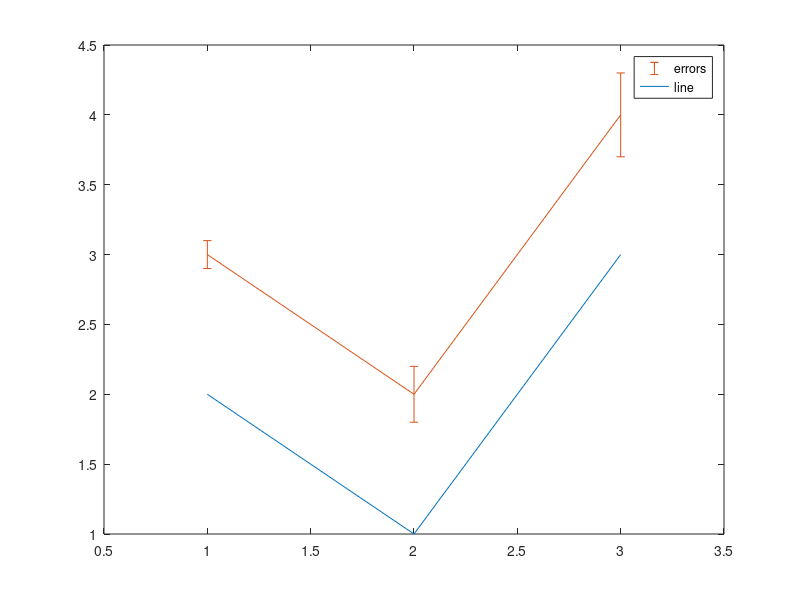
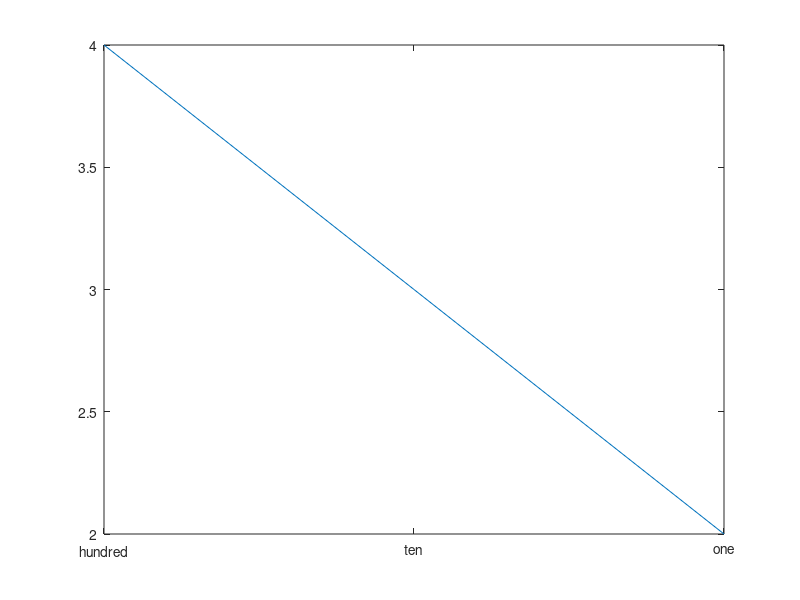
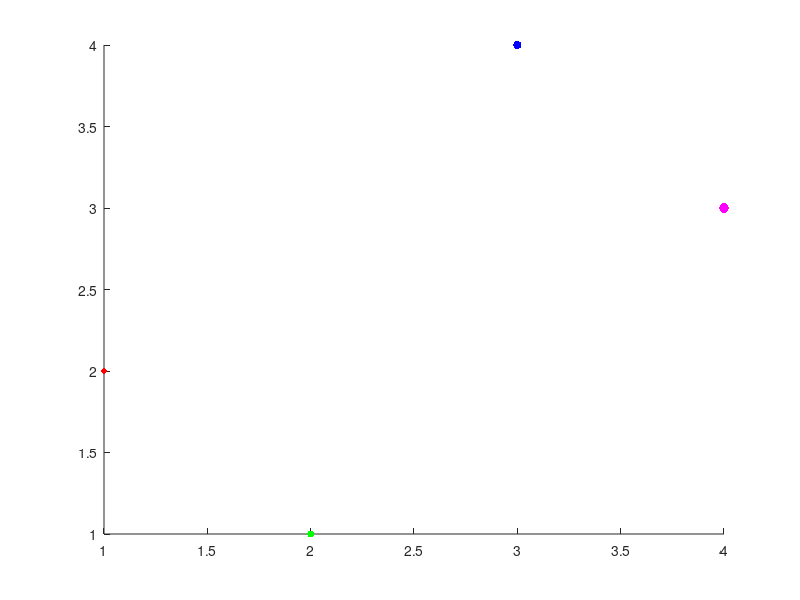
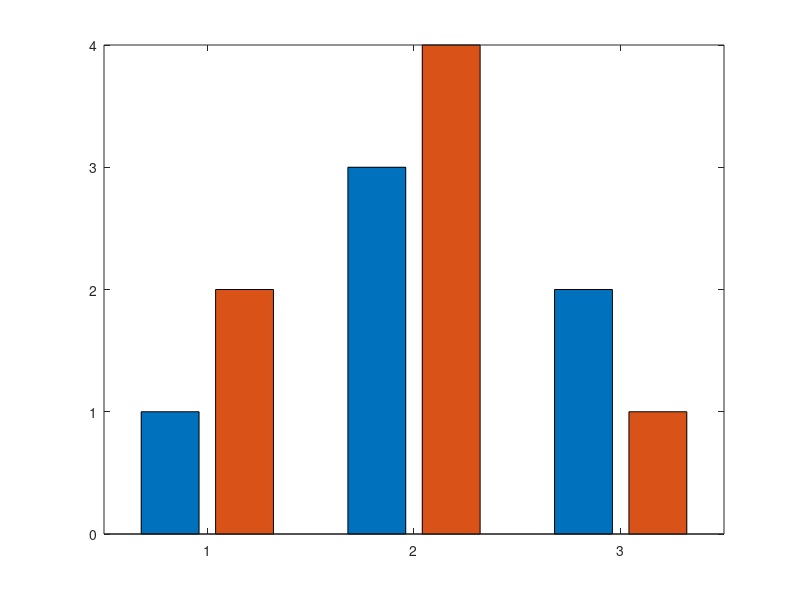

These charts were generated, in order, by the following MATLAB code: (Note: this script raises an error after producing the figures.)
function summary=runM72RuntimeCompatibilityTests(outputDirectory,compile)
%RUNM72RUNTIMECOMPATIBILITYTESTS Synthetic native/portable evidence, separately.
    root=fileparts(fileparts(mfilename('fullpath')));addpath(fullfile(root,'src'));
    if nargin<1,outputDirectory=fullfile(root,'.audit','m72-runtime');end
    if nargin<2,compile=false;end
    if exist(outputDirectory,'dir')~=7,mkdir(outputDirectory);end
    native=~exist('OCTAVE_VERSION','builtin');rows=cell(15,4);failures=0;
    for k=1:15
        layer='native-reader';detail='';
        try
            [f,ir,layer]=fixture(k);guard=onCleanup(@()close(f));
            m2t2.ir.validate(ir);canonical=m2t2.ir.toJson(ir);
            assert(strcmp(canonical,m2t2.ir.toJson(m2t2.ir.fromJson(canonical))));
            if strcmp(layer,'native-reader')
                assert(strcmp(canonical,m2t2.ir.toJson(m2t2.reader.readFigure(f))));
            end
            name=sprintf('R%02d',k);assets=[name '-assets'];
            plan=m2t2.render.makePgfplotsPlan(ir,true,m2t2.render.defaultConfig(),'hybrid',assets);
            replay=m2t2.render.makePgfplotsPlan(m2t2.ir.fromJson(canonical),true,m2t2.render.defaultConfig(),'hybrid',assets);
            assert(strcmp(plan.tex,replay.tex));
            m2t.internal.writeTextFile(fullfile(outputDirectory,[name '.json']),canonical);
            m2t.internal.writeTextFile(fullfile(outputDirectory,[name '.tex']),plan.tex);
            if compile
                folder=fullfile(outputDirectory,assets);if exist(folder,'dir')~=7,mkdir(folder);end
                for j=1:numel(plan.assets),m2t2.render.writePngAsset(plan.assets(j),fullfile(folder,plan.assets(j).filename));end
                pdf=fullfile(outputDirectory,[name '.pdf']);
                result=m2t.internal.compileLuaLatex(fullfile(outputDirectory,[name '.tex']),pdf,'lualatex');
                assert(result.success,['Compiler failed for ' name]);pdfResult=m2t.internal.validatePdf(pdf);assert(pdfResult.success);
                if k==14
                    result=m2t.export(f,fullfile(outputDirectory,'profile'),'Profile','publication','Overwrite',true);
                    assert(result.success&&result.profile.widthMillimeters==85);
                elseif k==15
                    entries=struct('figure',{f,f},'name',{'first','second'});
                    result=m2t.exportSet(entries,fullfile(outputDirectory,'set'),'Overwrite',true);
                    assert(result.success&&result.summary.succeeded==2);
                end
            end
            state='PASS';clear guard;
        catch err
            state='FAIL';failures=failures+1;detail=regexprep([err.identifier ' ' err.message],'[\r\n\t]+',' ');
        end
        rows(k,:)={sprintf('R%02d',k),state,layer,detail};
    end
    propertyAndTextTests(native);
    report=sprintf('case\tstatus\tevidence\tdetail\n');
    for k=1:15,report=[report sprintf('%s\t%s\t%s\t%s\n',rows{k,:})];end %#ok<AGROW>
    m2t.internal.writeTextFile(fullfile(outputDirectory,'runtime-results.tsv'),report);fprintf('%s',report);
    summary=struct('tests',15,'failures',failures,'compile',compile);
    assert(failures==0,'M7.2 runtime matrix failed.');fprintf('M72_RUNTIME_PASS: 15/15 compile=%d nativeMatlab=%d\n',compile,native);
    function [f,ir,layer]=fixture(k)
        f=figure('Visible','off','Color','w');a=axes('Parent',f,'Color','w');layer='native-reader';
        if ~native&&any(k==[5 6 7])
            layer='portable-only (native supported constructor unavailable)';
            if k==5
                s=m2t2.ir.makeBoxplotSeries();s.positions=1;s.lowerWhisker=0;s.q1=1;s.median=2;s.q3=3;s.upperWhisker=4;
                ax=m2t2.ir.makeAxes();ax.xlim=[0 2];ax.ylim=[0 4];ax.series={s};ir=m2t2.ir.makeFigure({ax});
            else
                names={'tiled-layout','dual-y'};
                ir=m2t2.ir.fromJson(fileread(fullfile(root,'test','fixtures','ir','compatibility',[names{k-5} '.json'])));
            end
            return;
        end
        switch k
            case 1
                h=plot(a,single([1 2 3]),single([2 1 3]));hold(a,'on');e=errorbar(a,1:3,[3 2 4],[.1 .2 .3]);
                legend(a,[e h],{'errors','line'});
            case 2
                plot(a,[1 10 100],[2 3 4]);set(a,'XScale','log','XDir','reverse','XTick',[1 10 100],'XTickLabel',{'one','ten','hundred'});
            case 3
                scatter(a,1:4,[2 1 4 3],[16 25 36 49],[1 0 0;0 1 0;0 0 1;1 0 1],'filled');
            case 4,bar(a,[1 2;3 4;2 1],'grouped');
            case 5,boxplot(a,[(1:20)';80],'PlotStyle','traditional','BoxStyle','filled','MedianStyle','line','Symbol','xk');
            case 6
                delete(a);t=tiledlayout(f,1,2);a=nexttile(t);plot(a,1:3);set(a,'Color','w');
                a=nexttile(t);plot(a,[3 1 2]);title(t,'Shared title');xlabel(t,'Shared X');
            case 7
                yyaxis(a,'left');plot(a,1:3,[1 2 3]);yyaxis(a,'right');plot(a,1:3,[10 20 30]);
            case 8,imagesc(a,uint16([0 2;3 1]));colorbar(a);
            case 9
                rgb=cat(3,uint8([255 0;0 255]),uint8([0 255;255 0]),zeros(2,'uint8'));
                alpha=[1 .5;.25 0];if native,alpha=single(alpha);end
                image('Parent',a,'CData',rgb,'AlphaData',alpha,'AlphaDataMapping','none');
            case 10
                plot(a,1:3);text(2,2,'note','Parent',a,'Color','k');xlabel(a,{'two','parts'});
                if native,annotation(f,'arrow',[.2 .4],[.3 .5],'Color','k');end
            case 11
                [x,y]=meshgrid(-1:1);surf(a,x,y,x.*y,'FaceColor','interp','EdgeColor','none');hold(a,'on');plot3(a,[-1 1],[0 0],[.5 .5]);
                if isprop(a,'SortMethod'),set(a,'SortMethod','childorder');end;view(a,30,25);
            case 12
                scatter3(a,[-.8 0 .8],[.4 -.4 .6],[-.5 .5 0],144,[.2 .4 .8],'filled');view(a,30,25);
            case 13
                delete(a);a=subplot(1,2,1,'Parent',f);plot(a,1:3);set(a,'Color','w');a=subplot(1,2,2,'Parent',f);bar(a,[1 2 3]);
            otherwise,plot(a,1:3,[2 1 3]);
        end
        set(a,'Color','w');drawnow;
        ir=m2t2.reader.readFigure(f);
        switch k
            case 1
                assert(isequal(ir.axes{1}.series{1}.y,[2 1 3]));
                assert(strcmp(ir.axes{1}.legend.entries{1}.seriesId,ir.axes{1}.series{2}.id));
            case 2,assert(strcmp(ir.axes{1}.xscale,'log')&&strcmp(ir.axes{1}.xdirection,'reverse'));
            case 3,assert(isequal(ir.axes{1}.series{1}.markerSize,[4 5 6 7])&&size(ir.axes{1}.series{1}.colorData,1)==4);
            case 4,assert(numel(ir.axes{1}.series)==2);
            case 5,assert(isequal(ir.axes{1}.series{1}.outlierValues,80));
            case {6 13},assert(numel(ir.axes)==2);
            case 7,assert(strcmp(ir.axes{1}.series{2}.yAxis,'right'));
            case 8,assert(isequal(ir.axes{1}.series{1}.cdata,[0 2;3 1])&&numel(ir.elements)==1);
            case 9,assert(isequal(ir.axes{1}.series{1}.alphaData,[1 .5;.25 0]));
            case 10,assert(~isempty(ir.annotations));
            case 11,assert(numel(ir.axes{1}.series)==2);
            case 12,assert(isequal(ir.axes{1}.series{1}.z,[-.5 .5 0]));
        end
    end
end
function propertyAndTextTests(native)
    f=figure('Visible','off','Color','w');c=onCleanup(@()close(f));a=axes('Parent',f);h=plot(a,1:3);set(a,'Color','w');
    assert(isequal(m2t2.reader.optionalProperty(h,'XData',99),[1 2 3]));
    assert(m2t2.reader.optionalProperty(h,'AbsentSyntheticProperty',99)==99);
    assert(isempty(m2t2.reader.optionalProperty(h,'ZData',99)));
    l=legend(a,h,'line');set(l,'Orientation','horizontal');
    try,m2t2.reader.readFigure(f);error('M2T:ExpectedFailure','horizontal legend accepted');
    catch err,assert(strcmp(err.identifier,'M2T2:E007:UnsupportedProperty'));end
    set(l,'Orientation','vertical');
    if isprop(l,'NumColumns')
        set(l,'NumColumns',2);
        try,m2t2.reader.readFigure(f);error('M2T:ExpectedFailure','multicolumn legend accepted');
        catch err,assert(strcmp(err.identifier,'M2T2:E007:UnsupportedProperty'));end
    end
    delete(l);
    g=hggroup('Parent',a);
    try,m2t2.reader.readScatter(g,'synthetic.required');error('M2T:ExpectedFailure','missing data accepted');
    catch err,assert(strcmp(err.identifier,'M2T2:E040:MalformedScatterData'));end
    delete(h);
    try,m2t2.reader.optionalProperty(h,'XData',99);error('M2T:ExpectedFailure','invalid handle accepted');
    catch err,assert(strcmp(err.identifier,'M2T2:E002:InvalidArgument'));end
    assert(strcmp(m2t2.util.textValue({'alpha','beta'}),'alpha beta'));
    if native
        delete(a);a=axes('Parent',f);b=bar(a,[1 2 3]);set(a,'Color','w');set(b,'FaceAlpha',.5);
        try,m2t2.reader.readFigure(f);error('M2T:ExpectedFailure','bar alpha accepted');
        catch err,assert(strcmp(err.identifier,'M2T2:E021:UnsupportedBarColorMode'));end
        assert(strcmp(m2t2.util.textValue(string('alpha')),'alpha'));
        for value={string(missing),["alpha" "beta"]}
            try,m2t2.util.textValue(value{1});error('M2T:ExpectedFailure','invalid text accepted');
            catch err,assert(strcmp(err.identifier,'M2T2:E004:NormalizationFailed'));end
        end
    end
    clear c;
end
